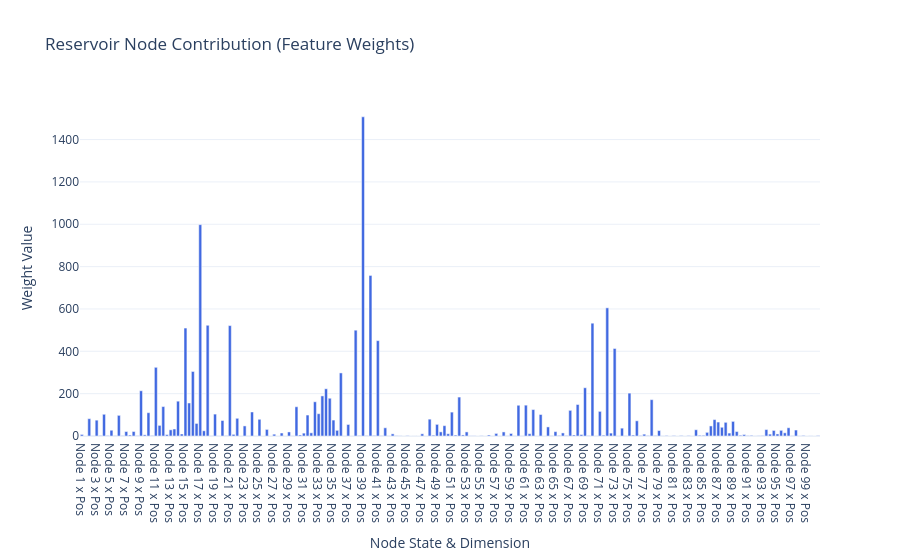
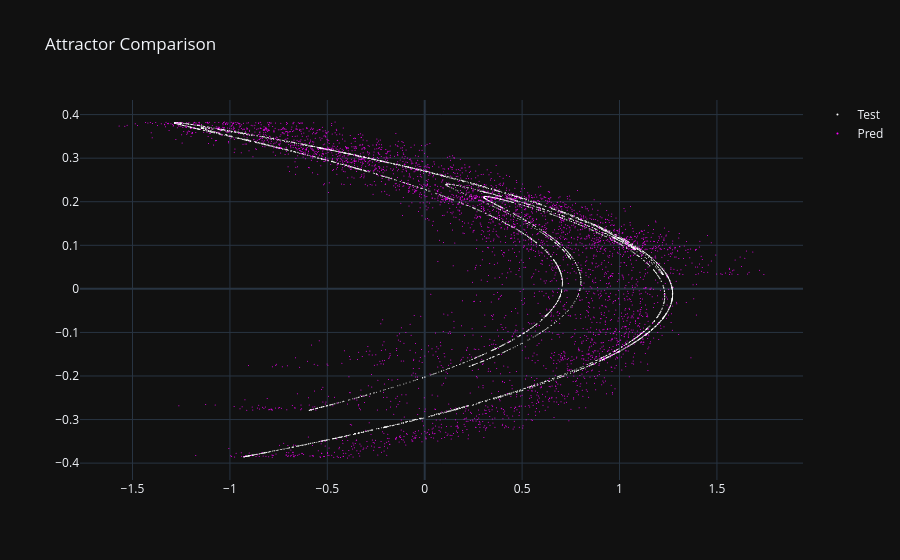
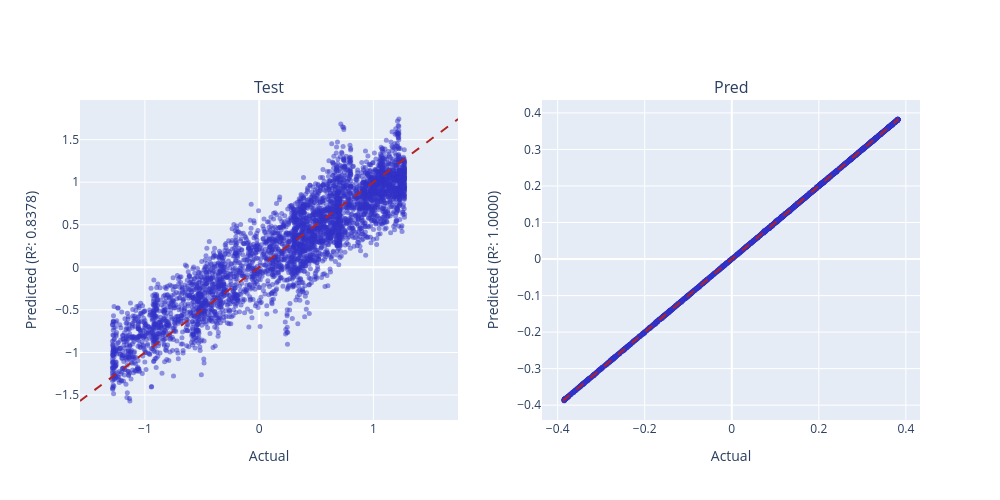

Source (notebook cell) for these figures, in order:
### Code cell
weight_plot(np.linalg.norm(model.coef_, axis=0), 1).show()
scatter_plot([Y_test, Y_pred]).show()
r_2_plots_grid(Y_test, Y_pred, ["Test", "Pred"]).show()

### Figure 1 — Plotly figure (JSON) as saved in the notebook; plotly's stock layout.template omitted (floating-point values rounded to 4 significant figures; data arrays with more than 128 entries replaced by an {"elided": "..."} marker saying what was removed)
{"data": [{"marker": {"color": {"elided": "200 str values"}}, "type": "bar", "x": {"elided": "200 str values"}, "y": {"elided": "200 float values"}}], "layout": {"title": {"text": "Reservoir Node Contribution (Feature Weights)"}, "xaxis": {"title": {"text": "Node State & Dimension"}}, "yaxis": {"title": {"text": "Weight Value"}}}}

### Figure 2 — Plotly figure (JSON) as saved in the notebook; plotly's stock layout.template omitted (floating-point values rounded to 4 significant figures; data arrays with more than 128 entries replaced by an {"elided": "..."} marker saying what was removed)
{"data": [{"marker": {"color": "white", "size": 1}, "mode": "markers", "name": "Test", "type": "scatter", "x": {"elided": "4000 float values"}, "y": {"elided": "4000 float values"}}, {"marker": {"color": "magenta", "size": 1}, "mode": "markers", "name": "Pred", "type": "scatter", "x": {"elided": "4000 float values"}, "y": {"elided": "4000 float values"}}], "layout": {"title": {"text": "Attractor Comparison"}}}

### Figure 3 — Plotly figure (JSON) as saved in the notebook; plotly's stock layout.template omitted (floating-point values rounded to 4 significant figures; data arrays with more than 128 entries replaced by an {"elided": "..."} marker saying what was removed)
{"data": [{"marker": {"color": "rgba(50, 50, 200, 0.5)", "size": 5}, "mode": "markers", "name": "Data", "type": "scatter", "x": {"elided": "4000 float values"}, "xaxis": "x", "y": {"elided": "4000 float values"}, "yaxis": "y"}, {"line": {"color": "firebrick", "dash": "dash"}, "mode": "lines", "name": "Ideal", "type": "scatter", "x": [-1.569, 1.741], "xaxis": "x", "y": [-1.569, 1.741], "yaxis": "y"}, {"marker": {"color": "rgba(50, 50, 200, 0.5)", "size": 5}, "mode": "markers", "name": "Data", "type": "scatter", "x": {"elided": "4000 float values"}, "xaxis": "x2", "y": {"elided": "4000 float values"}, "yaxis": "y2"}, {"line": {"color": "firebrick", "dash": "dash"}, "mode": "lines", "name": "Ideal", "type": "scatter", "x": [-0.3882, 0.383], "xaxis": "x2", "y": [-0.3882, 0.383], "yaxis": "y2"}], "layout": {"annotations": [{"font": {"size": 16}, "showarrow": false, "text": "Test", "x": 0.225, "xanchor": "center", "xref": "paper", "y": 1, "yanchor": "bottom", "yref": "paper"}, {"font": {"size": 16}, "showarrow": false, "text": "Pred", "x": 0.775, "xanchor": "center", "xref": "paper", "y": 1, "yanchor": "bottom", "yref": "paper"}], "height": 500, "showlegend": false, "width": 1000, "xaxis": {"anchor": "y", "domain": [0, 0.45], "title": {"text": "Actual"}}, "xaxis2": {"anchor": "y2", "domain": [0.55, 1], "title": {"text": "Actual"}}, "yaxis": {"anchor": "x", "domain": [0, 1], "title": {"text": "Predicted (R²: 0.8378)"}}, "yaxis2": {"anchor": "x2", "domain": [0, 1], "title": {"text": "Predicted (R²: 1.0000)"}}}}
